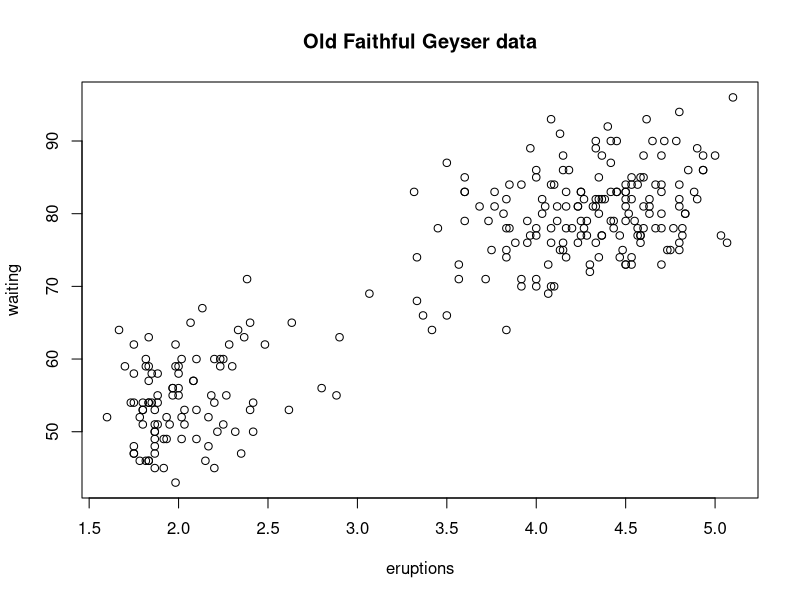
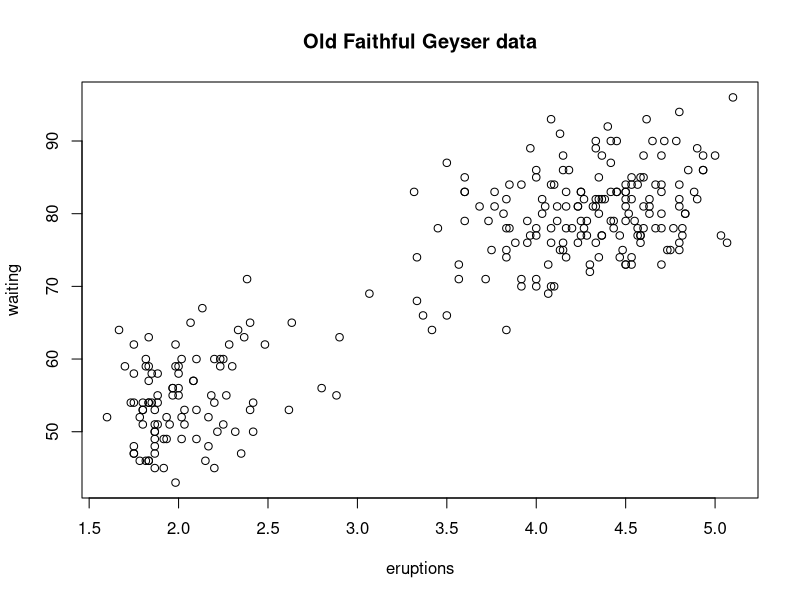
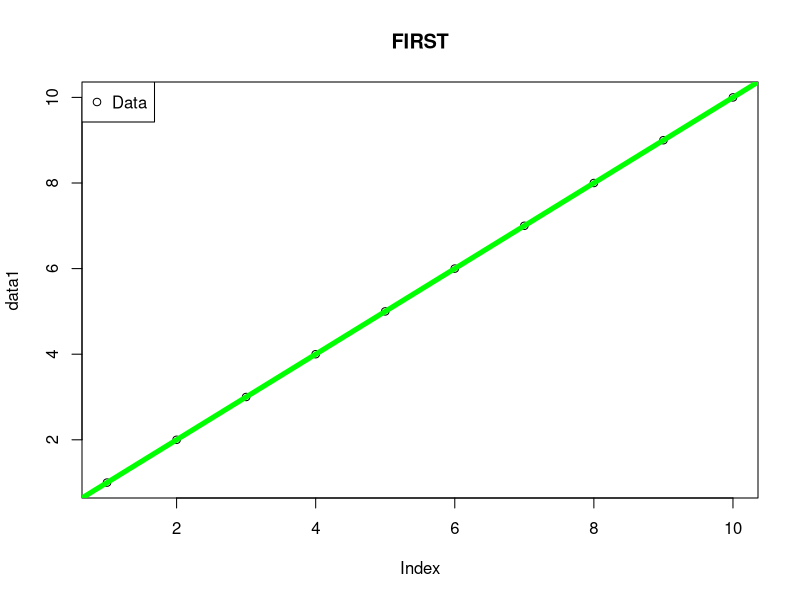
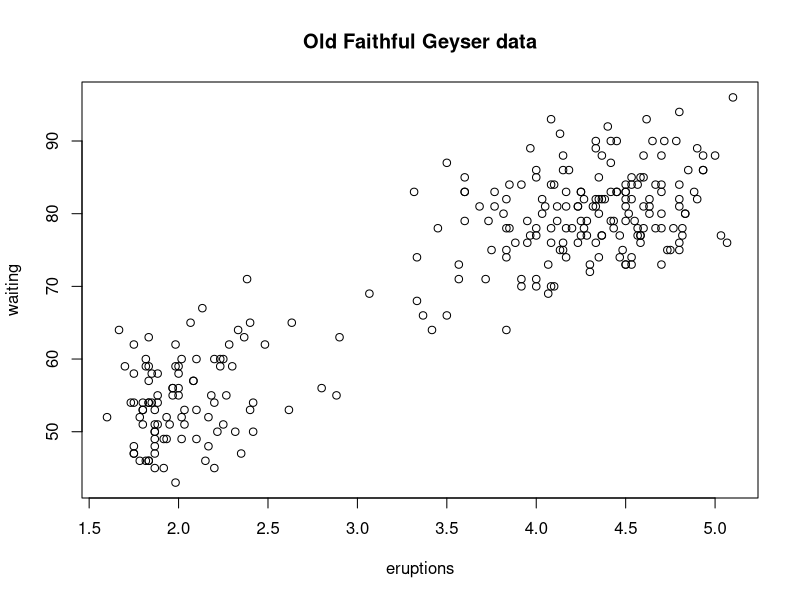
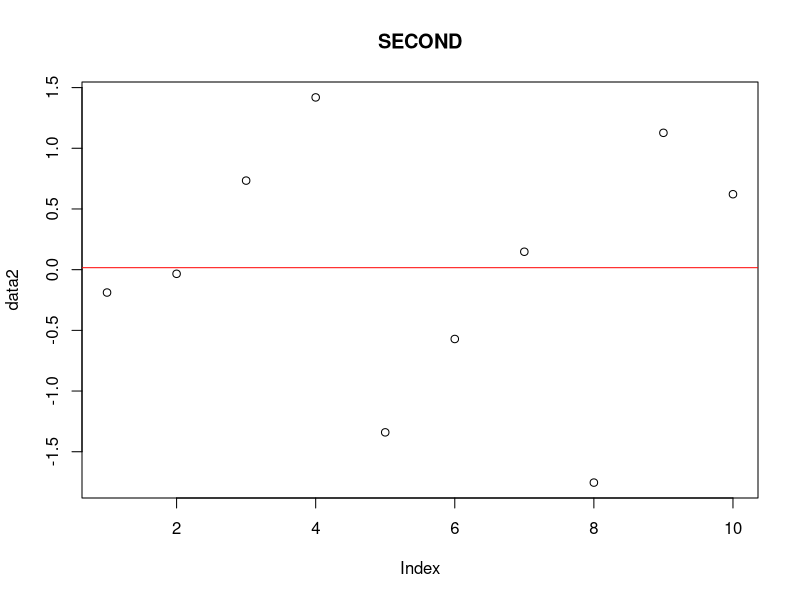

Reproduce these figures in R, in order.
## ---- chunk 1
knitr::opts_chunk$set(echo = TRUE)
## ---- chunk 2

library(datasets)

with(faithful,plot(eruptions,waiting)) ## Make plot appear on screen device
title(main= "Old Faithful Geyser data") ## Annotate plot

## ---- chunk 3

library(datasets)

pdf(file = "myplot.pdf") ## Open PDF file; create 'myplot.pdf' in working directory

with(faithful,plot(eruptions,waiting)) ## Create plot and send to a file (no plot appears on screen device)

title(main= "Old Faithful Geyser data") ## Annotate plot; still nothing on screen

dev.off() ## Close the PDF file device; Now the 'myplot.pdf' will appear on the screen.

## ---- chunk 4
# Open first device and plot data1
windows()
data1 <- 1:10
plot(data1,main="FIRST")
 
# Open second device and plot data2
windows()
data2 <- rnorm(10)
plot(data2, main="SECOND")


# 1. Currently active device `dev.cur()`
dev.cur()

# 2. Setting active device `dev.set(<integer>)`

## set active device and draw line1
dev.set(3)
abline(0,1, col = "red")

# 3. Switching active device `dev.prev()` & `dev.next()`

## Switch active device and draw line2
dev.set(dev.next())
abline(h = mean(data2), col = "red")

## Switch active device and draw legend
dev.set(dev.prev())
abline(0,1, col = "green", lwd=5)
legend("topleft",legend = "Data", pch = 1)

## ---- chunk 5
library(datasets)
 
## Create plot on screen device
with(faithful, plot(eruptions, waiting))  
 
## Add a main title
title(main = "Old Faithful Geyser data")  
 
## Copy my plot to a PNG file
dev.copy(png, file = "geyserplot.png")  

## Don't forget to close the PNG device!
dev.off()  

